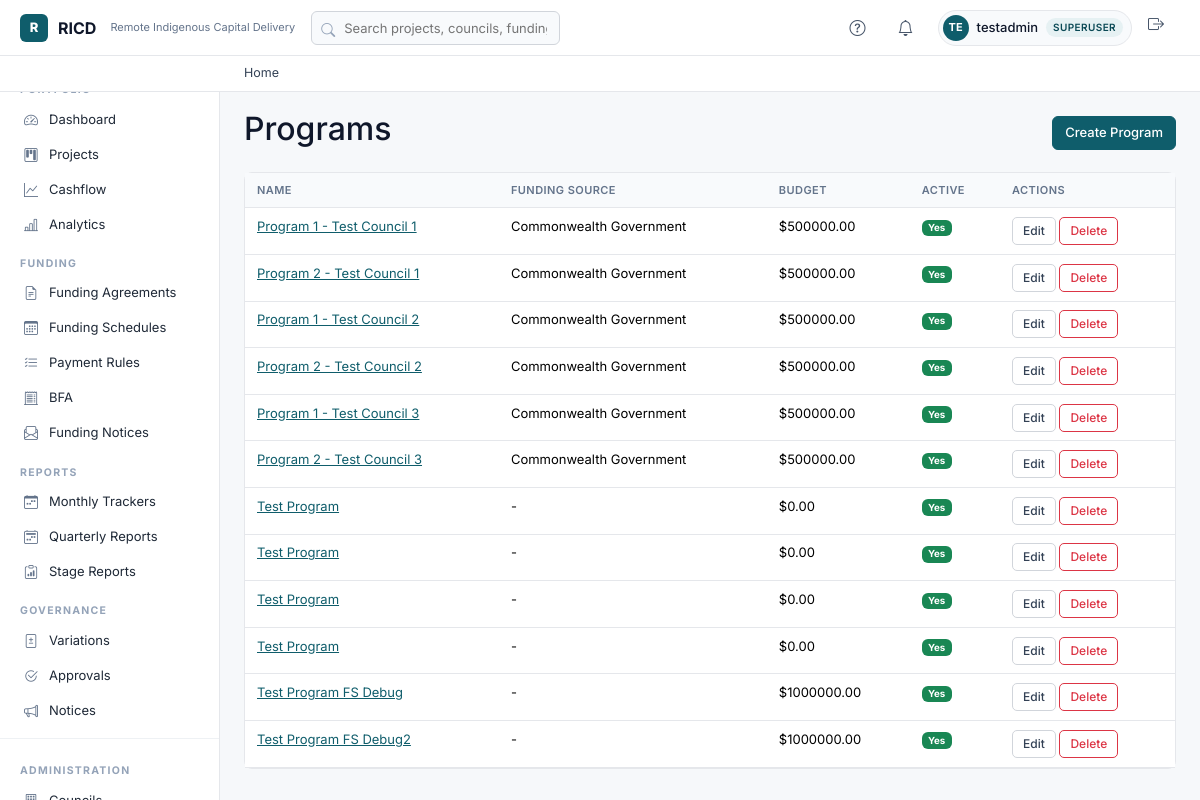
The app's page /programs/ (signed in) with its own data.
### apps/core/models/programs_models.py (models this page shows, shortened)
class Program(models.Model):
    class FundingSource(models.TextChoices):
        COMMONWEALTH = 'COMMONWEALTH', 'Commonwealth Government'
        STATE = 'STATE', 'State Budget'
        COMMONWEALTH_STATE = 'COMMONWEALTH_STATE', 'Commonwealth & State Joint'
        OTHER = 'OTHER', 'Other'
    name = models.CharField(max_length=255, db_index=True)
    funding_source = models.CharField(max_length=20, choices=FundingSource.choices, blank=True, db_index=True)
    funding_source_other = models.CharField(max_length=255, blank=True, help_text="If 'Other' is selected")
    budget = models.DecimalField(max_digits=14, decimal_places=2, default=0, help_text="Total budget (use budgets below for year-specific)")
    gl_code = models.CharField(max_length=100, blank=True, db_index=True)
    business_case_reference = models.CharField(max_length=100, blank=True)
    description = models.TextField(blank=True)
    is_active = models.BooleanField(default=True, db_index=True)
    created_at = models.DateTimeField(auto_now_add=True)
    updated_at = models.DateTimeField(auto_now=True)

### apps/ui/views/crud_views.py (the view)
# urls.py: path('programs/', views.crud_views.ProgramListView.as_view(), name='program_list'),
class ProgramListView(CouncilOrFNCMixin, ListView):
    model = Program
    template_name = 'programs/list.html'
    context_object_name = 'programs'
    paginate_by = 50

### apps/core/context_processors.py (called while the page is built)
def ricd_user_context(request):
    if not request.user.is_authenticated:
        return {'is_fnc': False, 'is_council': False, 'is_manager': False, 'user_role_display': ''}
    role = getattr(getattr(request.user, 'profile', None), 'officer_role', None)
    is_council = role in COUNCIL_ROLES
    is_fnc = (role is not None and not is_council) or request.user.is_superuser
    is_manager = role in MANAGER_ROLES or request.user.is_superuser
    return {
        'user_role': role or '',
        'is_fnc': is_fnc,
        'is_council': is_council,
        'is_manager': is_manager,
        'user_role_display': ROLE_DISPLAY.get(role, '') if role else ('Superuser' if request.user.is_superuser else ''),
    }

### apps/core/mixins.py (called while the page is built)
def get_role(request):
    try:
        return request.user.profile.officer_role
    except Exception:
        return None

    def dispatch(self, request, *args, **kwargs):
        response = super().dispatch(request, *args, **kwargs)
        if not request.user.is_authenticated:
            return response
        role = get_role(request)
        if role not in self.required_roles and not request.user.is_superuser:
            raise PermissionDenied
        return response

### apps/ui/templates/programs/list.html (shortened to what this page needs)
{% extends "base.html" %}
{% block content %}
<div class="d-flex justify-content-between align-items-center mb-3">
  <h2>Programs</h2>
  <a href="{% url 'ui:program_create' %}" class="btn btn-primary">Create Program</a>
</div>
<div class="card"><div class="card-body p-0">
<table class="table table-hover mb-0">
  <thead class="table-light"><tr><th>Name</th><th>Funding Source</th><th>Budget</th><th>Active</th><th>Actions</th></tr></thead>
  <tbody>
    {% for program in programs %}
    <tr>
      <td><a href="{% url 'ui:program_detail' program.pk %}">{{ program.name }}</a></td>
      <td>{{ program.get_funding_source_display|default:"-" }}</td>
      <td>${{ program.budget|floatformat:2 }}</td>
      <td>{% if program.is_active %}<span class="badge bg-success">Yes</span>{% else %}<span class="badge bg-secondary">No</span>{% endif %}</td>
      <td>
        <a href="{% url 'ui:program_edit' program.pk %}" class="btn btn-sm btn-outline-secondary">Edit</a>
        <a href="{% url 'ui:program_delete' program.pk %}" class="btn btn-sm btn-outline-danger">Delete</a>
      </td>
    </tr>
    {% empty %}<tr><td colspan="5" class="text-center text-muted py-3">No programs found.</td></tr>
    {% endfor %}
  </tbody>
</table>
</div></div>
{% endblock %}

### templates/base.html (shortened to what this page needs)
{% load static %}
<!DOCTYPE html>
<html lang="en">
<head>
  <link href="https://cdn.jsdelivr.net/npm/bootstrap@5.3.3/dist/css/bootstrap.min.css" rel="stylesheet">
  <link href="https://cdn.jsdelivr.net/npm/bootstrap-icons@1.11.3/font/bootstrap-icons.css" rel="stylesheet">
</head>
<body>
<nav class="ricd-navbar">
  <a href="{% url 'ui:dashboard' %}" class="brand">
    <div class="logo">R</div>
    <span>RICD</span>
    <span class="sub d-none d-md-inline">Remote Indigenous Capital Delivery</span>
  </a>
  <div class="search d-none d-lg-block">
    <i class="bi bi-search"></i>
    <input type="text" placeholder="Search projects, councils, funding schedules…">
  </div>
  <button class="icon-btn" title="Help"><i class="bi bi-question-circle"></i></button>
  <button class="icon-btn" title="Notifications"><i class="bi bi-bell"></i></button>
  {% if user.is_authenticated %}
    <div class="user-chip">
      <div class="avatar">{{ user.username|slice:":2"|upper }}</div>
      <span class="d-none d-md-inline" style="font-weight:500;">{{ user.get_full_name|default:user.username }}</span>
      <span class="role-pill">{{ user_role_display|default:user.username }}</span>
    </div>
  {% endif %}
  <a href="/accounts/logout/" class="icon-btn" title="Logout"><i class="bi bi-box-arrow-right"></i></a>
</nav>
<div class="ricd-breadcrumb">
  <a href="{% url 'ui:dashboard' %}">Home</a>
</div>
<aside class="ricd-sidebar">
  <div class="group-title">Portfolio</div>
  <a href="{% url 'ui:dashboard' %}" class="nav-item {% if active_nav == 'dashboard' %}active{% endif %}">
    <i class="bi bi-speedometer2"></i> Dashboard
  </a>
  <a href="{% url 'ui:projects_list' %}" class="nav-item {% if active_nav == 'projects' %}active{% endif %}">
    <i class="bi bi-kanban"></i> Projects
  </a>
  <a href="{% url 'ui:cashflow' %}" class="nav-item {% if active_nav == 'cashflow' %}active{% endif %}">
    <i class="bi bi-graph-up"></i> Cashflow
  </a>
  <a href="{% url 'ui:aggregate_outputs' %}" class="nav-item {% if active_nav == 'aggregate' %}active{% endif %}">
    <i class="bi bi-bar-chart-line"></i> Analytics
  </a>
  <div class="group-title">Funding</div>
  <a href="{% url 'ui:funding_agreement_list' %}" class="nav-item {% if active_nav == 'funding_agreements' %}active{% endif %}">
    <i class="bi bi-file-earmark-text"></i> Funding Agreements
  </a>
  <a href="{% url 'ui:funding_schedule_list' %}" class="nav-item {% if active_nav == 'funding_schedules' %}active{% endif %}">
    <i class="bi bi-calendar3"></i> Funding Schedules
  </a>
  <a href="{% url 'ui:payment_rule_list' %}" class="nav-item {% if active_nav == 'payment_rules' %}active{% endif %}">
    <i class="bi bi-list-check"></i> Payment Rules
  </a>
  <a href="{% url 'ui:bfa_global_list' %}" class="nav-item {% if active_nav == 'bfa' %}active{% endif %}">
    <i class="bi bi-receipt-cutoff"></i> BFA
  </a>
  <a href="{% url 'ui:funding_notice_list' %}" class="nav-item {% if active_nav == 'funding_notices' %}active{% endif %}">
    <i class="bi bi-envelope-paper"></i> Funding Notices
  </a>
  <div class="group-title">Reports</div>
  <a href="{% url 'ui:monthly_tracker_list' %}" class="nav-item {% if active_nav == 'monthly_trackers' %}active{% endif %}">
    <i class="bi bi-calendar-week"></i> Monthly Trackers
  </a>
  <a href="{% url 'ui:quarterly_report_global_list' %}" class="nav-item {% if active_nav == 'quarterly_reports' %}active{% endif %}">
    <i class="bi bi-calendar2-week"></i> Quarterly Reports
  </a>
  <a href="{% url 'ui:reports_dashboard' %}" class="nav-item {% if active_nav == 'stage_reports' %}active{% endif %}">
    <i class="bi bi-clipboard-data"></i> Stage Reports
  </a>
  <div class="group-title">Governance</div>
  <a href="{% url 'ui:variations_list' %}" class="nav-item {% if active_nav == 'variations' %}active{% endif %}">
    <i class="bi bi-file-diff"></i> Variations
  </a>
  <a href="{% url 'ui:approval_list' %}" class="nav-item {% if active_nav == 'approvals' %}active{% endif %}">
    <i class="bi bi-check2-circle"></i> Approvals
  </a>
  <a href="{% url 'ui:notice_list' %}" class="nav-item {% if active_nav == 'notices' %}active{% endif %}">
    <i class="bi bi-megaphone"></i> Notices
  </a>
  {% if user.is_authenticated and user.is_staff or user.is_superuser %}
  <div class="ricd-only-divider">
    <div class="group-title">Administration</div>
    <a href="{% url 'ui:council_list' %}" class="nav-item {% if active_nav == 'councils' %}active{% endif %}">
      <i class="bi bi-building"></i> Councils
    </a>
  </div>
  {% endif %}
</aside>
<main class="ricd-main">
  {% block content %}{% endblock %}
</main>
</body>
</html>

### templates/base.html (style rules this page uses)
:root { --bg: #f6f8fa; --panel: #ffffff; --panel-alt: #f8fafc; --line: #e5e7eb; --line-2: #d1d5db; --line-soft: #eef1f4; --ink: #0f172a; --ink-2: #1f2937; --muted: #64748b; --muted-2: #94a3b8; --brand: #0f5d6b; --brand-700: #0a4955; --brand-50: #e6f1f3; --brand-100: #cce3e7; --st-grey-bg:#f1f5f9; --st-grey-fg:#475569; --st-grey-bd:#cbd5e1; --st-amber-bg:#fef3c7; --st-amber-fg:#854d0e; --st-amber-bd:#facc15; --st-blue-bg:#dbeafe; --st-blue-fg:#1e3a8a; --st-blue-bd:#93c5fd; --st-green-bg:#d1fae5; --st-green-fg:#065f46; --st-green-bd:#6ee7b7; --st-red-bg:#fee2e2; --st-red-fg:#991b1b; --st-red-bd:#fca5a5; }
html, body { height: 100%; }
body { font-family: 'Inter', system-ui, sans-serif; background: var(--bg); color: var(--ink); padding-top: 92px; }
.btn { border-radius: 6px; font-weight: 500; font-size: 13px; padding: 6px 12px; }
.btn-sm { font-size: 12px; padding: 4px 10px; border-radius: 5px; }
.btn-primary { background: var(--brand); border-color: var(--brand); color: #fff; }
.btn-outline-secondary { color: #334155; border-color: var(--line-2); background: #fff; }
.card { border-color: var(--line); border-radius: 8px; box-shadow: none; }
.table { font-size: 13px; color: var(--ink); }
.table > :not(caption) > * > * { padding: .55rem .75rem; border-color: var(--line); }
.table thead th { text-transform: uppercase; font-size: 11px; letter-spacing: .04em; color: var(--muted); font-weight: 600; border-bottom: 1px solid var(--line); background: var(--panel-alt); }
a { color: var(--brand); }
.ricd-navbar { position: fixed; top: 0; left: 0; right: 0; height: 56px; z-index: 1030; background: #fff; border-bottom: 1px solid var(--line); display: flex; align-items: center; padding: 0 20px; gap: 16px; }
.ricd-navbar .brand { display: flex; align-items: center; gap: 10px; font-weight: 700; color: var(--ink); text-decoration: none; }
.ricd-navbar .brand .logo { width: 28px; height: 28px; border-radius: 6px; background: var(--brand); color: #fff; display: flex; align-items: center; justify-content: center; font-weight: 800; font-size: 13px; }
.ricd-navbar .brand .sub { font-size: 11px; font-weight: 400; color: var(--muted); margin-left: 4px; }
.ricd-navbar .search { flex: 1; max-width: 480px; position: relative; }
.ricd-navbar .search input { width: 100%; height: 34px; padding: 0 12px 0 32px; border-radius: 6px; border: 1px solid var(--line-2); background: var(--panel-alt); font-size: 13px; color: var(--ink); }
.ricd-navbar .search .bi { position: absolute; left: 10px; top: 9px; color: var(--muted-2); font-size: 14px; }
.ricd-navbar .icon-btn { background: transparent; border: 0; color: #475569; width: 32px; height: 32px; border-radius: 6px; }
.ricd-navbar .user-chip { display: flex; align-items: center; gap: 8px; padding: 4px 8px 4px 4px; border-radius: 999px; background: var(--panel-alt); border: 1px solid var(--line); font-size: 13px; }
.ricd-navbar .user-chip .avatar { width: 26px; height: 26px; border-radius: 50%; background: var(--brand); color: #fff; display: flex; align-items: center; justify-content: center; font-size: 11px; font-weight: 700; }
.ricd-navbar .role-pill { font-size: 10px; color: var(--brand-700); background: var(--brand-50); padding: 2px 7px; border-radius: 999px; letter-spacing: .04em; text-transform: uppercase; font-weight: 600; }
.ricd-breadcrumb { position: fixed; top: 56px; left: 0; right: 0; height: 36px; z-index: 1020; background: #fff; border-bottom: 1px solid var(--line); display: flex; align-items: center; padding: 0 24px 0 244px; font-size: 12.5px; color: var(--muted); gap: 8px; }
.ricd-breadcrumb a { color: #334155; text-decoration: none; }
.ricd-sidebar { position: fixed; top: 56px; left: 0; bottom: 0; width: 220px; z-index: 1010; background: #fff; border-right: 1px solid var(--line); padding: 12px 0; font-size: 13px; overflow-y: auto; }
.ricd-sidebar .group-title { font-size: 10.5px; font-weight: 700; letter-spacing: .12em; text-transform: uppercase; color: var(--muted-2); padding: 14px 20px 4px; }
.ricd-sidebar .nav-item { display: flex; align-items: center; gap: 10px; padding: 7px 20px; color: #1f2937; text-decoration: none; border-left: 3px solid transparent; }
.ricd-sidebar .nav-item i { font-size: 14px; color: var(--muted); width: 16px; text-align: center; }
.ricd-sidebar .ricd-only-divider { margin-top: 10px; padding-top: 10px; border-top: 1px solid var(--line-soft); }
.ricd-main { margin-left: 220px; padding: 18px 24px 24px; min-height: calc(100vh - 92px); background: var(--bg); }

### records on screen
Program: name "Program 1 - Test Council 1", funding_source "Commonwealth Government", budget "500000.00", is_active "Yes"
Program: name "Program 2 - Test Council 1", funding_source "Commonwealth Government", budget "500000.00", is_active "Yes"
Program: name "Program 1 - Test Council 2", funding_source "Commonwealth Government", budget "500000.00", is_active "Yes"
Program: name "Program 2 - Test Council 2", funding_source "Commonwealth Government", budget "500000.00", is_active "Yes"
Program: name "Program 1 - Test Council 3", funding_source "Commonwealth Government", budget "500000.00", is_active "Yes"
Program: name "Program 2 - Test Council 3", funding_source "Commonwealth Government", budget "500000.00", is_active "Yes"
Program: name "Test Program", funding_source "-", budget "0.00", is_active "Yes"
Program: name "Test Program", funding_source "-", budget "0.00", is_active "Yes"
Program: name "Test Program", funding_source "-", budget "0.00", is_active "Yes"
Program: name "Test Program", funding_source "-", budget "0.00", is_active "Yes"
Program: name "Test Program FS Debug", funding_source "-", budget "1000000.00", is_active "Yes"
Program: name "Test Program FS Debug2", funding_source "-", budget "1000000.00", is_active "Yes"

### other values on screen
{{ user.username|slice:":2"|upper }} "TE"
{{ user.get_full_name|default:user.username }} "testadmin"
{{ user_role_display|default:user.username }} "SUPERUSER"
